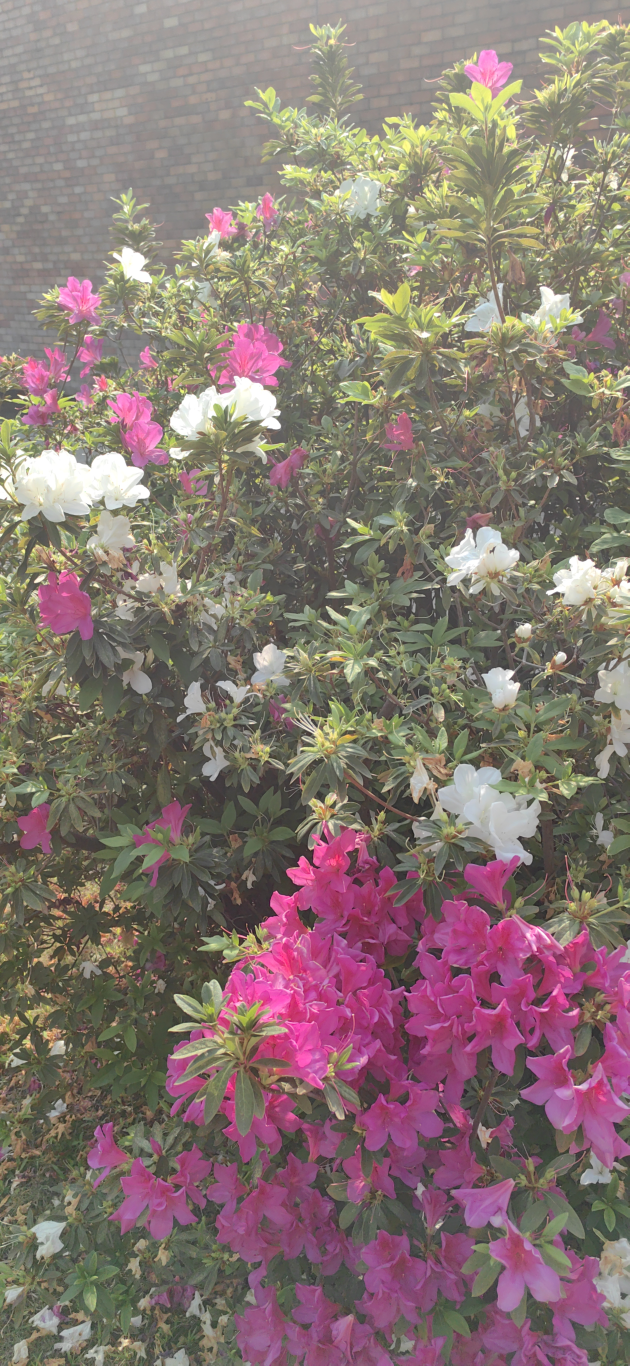
#> input picture data/train/Azalea/IMG_20260322_153201.jpg, 1888 x 4096 px, found by its file name (shown at 1/3 size); its folder holds only this picture in this run
$ python 'train_V2(OLD).py'
#> lines starting #> are read from the running program, lines starting #| are printed output that depends on the picture
import os
import csv
import cv2
import joblib
import random
import numpy as np
import matplotlib.pyplot as plt

from skimage.feature import hog, local_binary_pattern
from sklearn.model_selection import GridSearchCV, StratifiedKFold
from sklearn.pipeline import Pipeline
from sklearn.preprocessing import StandardScaler
from sklearn.svm import SVC

# Global Settings
IMG_SIZE = (128, 128)
VALID_EXTENSIONS = {".jpg", ".jpeg", ".png"}
RANDOM_SEED = 4423

# Fixed color setting for V2
COLOR_BINS = (12,12,12)

# Default final feature setting
HOG_PIXELS_PER_CELL = (24,24)
HOG_ORIENTATIONS = 9
USE_LBP = True

# Default final SVM setting
DEFAULT_BEST_PARAMS = {
    "classifier__C": 10,
    "classifier__gamma": 0.0001
}


# Utilities
def set_random_seed(seed=RANDOM_SEED):
    random.seed(seed)
    np.random.seed(seed)


def ensure_dir(path):
    os.makedirs(path, exist_ok=True)

# Feature Extraction
def extract_color(image):
    image = cv2.resize(image, IMG_SIZE)
    hist = cv2.calcHist(
        [image],
        [0, 1, 2],
        None,
        COLOR_BINS,
        [0, 256, 0, 256, 0, 256]
    )
    hist = cv2.normalize(hist, hist).flatten()
    return hist.astype(np.float32)


def extract_hog(image):
    image = cv2.resize(image, IMG_SIZE)
    gray = cv2.cvtColor(image, cv2.COLOR_BGR2GRAY)

    features = hog(
        gray,
        orientations=HOG_ORIENTATIONS,
        pixels_per_cell=HOG_PIXELS_PER_CELL,
        cells_per_block=(2, 2),
        feature_vector=True
    )
    return features.astype(np.float32)


# [16 lines left out: function extract_lbp, not called in this run]


def extract_features(image):
    feature_color = extract_color(image)
    feature_hog = extract_hog(image)

    if USE_LBP:
        feature_lbp = extract_lbp(image)
        feature = np.hstack([feature_color, feature_hog, feature_lbp]).astype(np.float32)
    else:
        feature = np.hstack([feature_color, feature_hog]).astype(np.float32)

    return feature

# Data Augmentation
# [28 lines left out: functions rotate_image, adjust_brightness, generate_augmented_images, not called in this run]

# Dataset Reading
def read_dataset(data_dir, augment=False, return_filepaths=False):
#> called with data_dir = 'data/train', augment = False, return_filepaths = False
    features = []
    labels = []
    class_names = []
    filepaths=[]

    # if not os.path.exists(data_dir):
    #     print(f"cannot find directory: {data_dir}")
    #     return np.array(features, dtype=np.float32), np.array(labels), class_names
    if not os.path.exists(data_dir):
        print(f"cannot find directory: {data_dir}")
        if return_filepaths:
            return np.array(features, dtype=np.float32), np.array(labels), filepaths, class_names
        return np.array(features, dtype=np.float32), np.array(labels), class_names
    for name in sorted(os.listdir(data_dir)):
        full_path = os.path.join(data_dir, name)
        if os.path.isdir(full_path):
            class_names.append(name)

    for class_name in class_names:
        class_dir = os.path.join(data_dir, class_name)

        for filename in sorted(os.listdir(class_dir)):
            filepath = os.path.join(class_dir, filename)

            if not os.path.isfile(filepath):
                continue

            ext = os.path.splitext(filename)[1].lower()
            if ext not in VALID_EXTENSIONS:
                continue

            image = cv2.imread(filepath)
#> image is the input picture: shape (4096, 1888, 3); mean B, G, R 113.5, 118.5, 135.1
            if image is None:
                print(f"warning: cannot read {filepath}")
                continue

            image_list = generate_augmented_images(image) if augment else [image]
#> image_list = 1 item

            for img in image_list:
                features.append(extract_features(img))
                labels.append(class_name)
                if return_filepaths:
                    filepaths.append(filepath)
#> this loop made 1 pass
#> pass 1, in extract_color, `image = cv2.resize(image, IMG_SIZE)`:
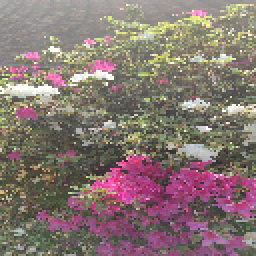
#> image: shape (128, 128, 3) (shown 2 times larger); mean of channels 0, 1, 2 113.3, 118.2, 134.8; drawn as B, G, R
#> pass 1, in extract_hog, `gray = cv2.cvtColor(image, cv2.COLOR_BGR2GRAY)`:
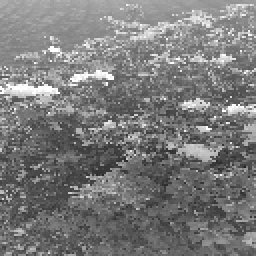
#> gray: shape (128, 128) (shown 2 times larger); min 32, max 255, mean 122.6
#> after the loop, features = 1 item; filepaths = []; labels = ['Azalea']
    if return_filepaths:
        return np.array(features, dtype=np.float32), np.array(labels), filepaths, class_names
    return np.array(features, dtype=np.float32), np.array(labels), class_names
# Model Building
def build_search_model(param_grid=None):
    pipeline = Pipeline([
        ("standardize", StandardScaler()),
        ("classifier", SVC(kernel="rbf"))
    ])

    if param_grid is None:
        param_grid = {
            "classifier__C": [0.1, 1, 10, 50],
            "classifier__gamma": ["scale", 0.01, 0.001, 0.0001, 0.00001]
        }

    cv = StratifiedKFold(
        n_splits=5,
        shuffle=True,
        random_state=RANDOM_SEED
    )

    search = GridSearchCV(
        estimator=pipeline,
        param_grid=param_grid,
        scoring="accuracy",
        cv=cv,
        n_jobs=-1,
        verbose=1
    )
    return search


# [81 lines left out: functions build_final_model, save_search_results_csv, plot_search_results, not called in this run]

# Feature Search
def run_feature_search(color_bin_options, pixel_options, orientation_options, lbp_options, svm_param_grid):
    global COLOR_BINS, HOG_PIXELS_PER_CELL, HOG_ORIENTATIONS, USE_LBP

    train_dir = "data/train"
    best_score = -1
    best_setting = None
    results = []

    for color_bin in color_bin_options:
        for pixels in pixel_options:
            for ori in orientation_options:
                for use_lbp in lbp_options:
                    COLOR_BINS = (color_bin, color_bin, color_bin)
                    HOG_PIXELS_PER_CELL = pixels
                    HOG_ORIENTATIONS = ori
                    USE_LBP = use_lbp

                    print("\n==============================")
                    print("testing setting:")
                    print("COLOR_BINS =", COLOR_BINS)
                    print("pixels_per_cell =", HOG_PIXELS_PER_CELL)
                    print("orientations =", HOG_ORIENTATIONS)
                    print("use_lbp =", USE_LBP)

                    features_train, labels_train, _ = read_dataset(train_dir, augment=False)

                    print("train samples:", len(features_train))
                    print("feature shape:", features_train.shape)
#| feature shape: (3, 2304)

                    search = build_search_model(param_grid=svm_param_grid)
#> (the run stopped early here; a loop or call above may not have finished)

$ run again, on data/train/Bamboo/IMG_20260322_150507.jpg
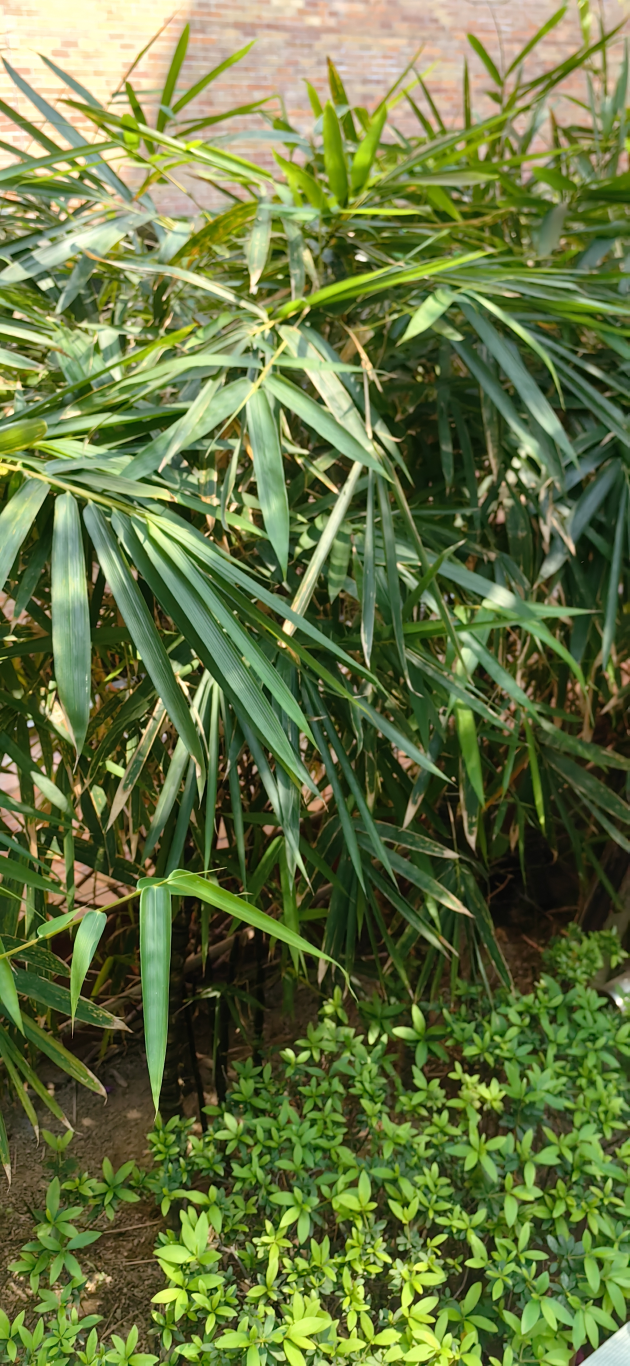
#> input picture data/train/Bamboo/IMG_20260322_150507.jpg, 1888 x 4096 px, found by its file name (shown at 1/3 size)
#> in read_dataset, image is the input picture: shape (4096, 1888, 3); mean B, G, R 65.9, 116.6, 101.9
#> image_list = 1 item
#> the loop in read_dataset, `for img in image_list:` made 1 pass
#> pass 1, in extract_color, `image = cv2.resize(image, IMG_SIZE)`:
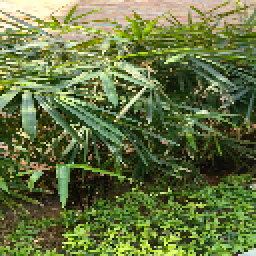
#> image: shape (128, 128, 3) (shown 2 times larger); mean of channels 0, 1, 2 65.7, 116.4, 101.6; drawn as B, G, R
#> pass 1, in extract_hog, `gray = cv2.cvtColor(image, cv2.COLOR_BGR2GRAY)`:
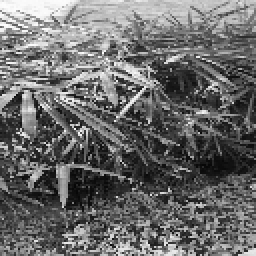
#> gray: shape (128, 128) (shown 2 times larger); min 5, max 254, mean 106.2
#> after the loop in read_dataset, `for img in image_list:`: filepaths = []; labels = ['Bamboo']
#| feature shape: (3, 2304)

$ run again, on data/train/Azalea/IMG_20260322_153747.jpg
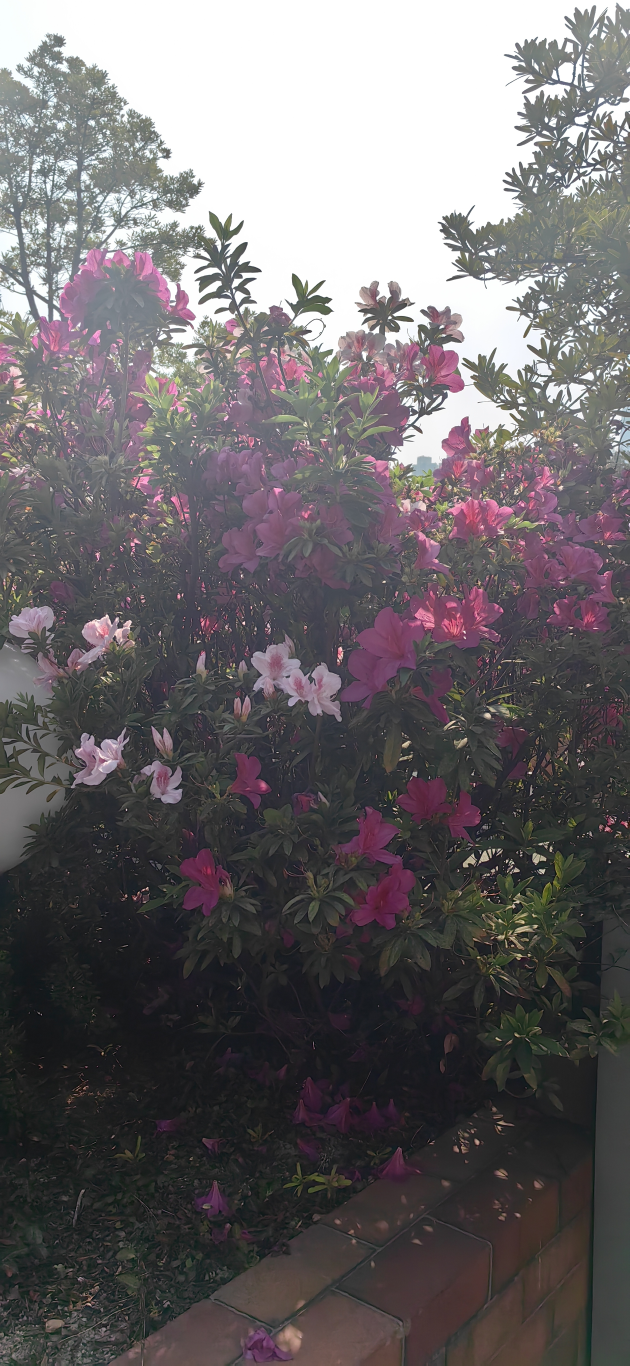
#> input picture data/train/Azalea/IMG_20260322_153747.jpg, 1888 x 4096 px, found by its file name (shown at 1/3 size)
#> in read_dataset, image is the input picture: shape (4096, 1888, 3); mean B, G, R 105.5, 103.2, 107.4
#> image_list = 1 item
#> the loop in read_dataset, `for img in image_list:` made 1 pass
#> pass 1, in extract_color, `image = cv2.resize(image, IMG_SIZE)`:
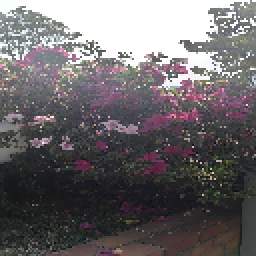
#> image: shape (128, 128, 3) (shown 2 times larger); mean of channels 0, 1, 2 105.7, 103.3, 107.5; drawn as B, G, R
#> pass 1, in extract_hog, `gray = cv2.cvtColor(image, cv2.COLOR_BGR2GRAY)`:
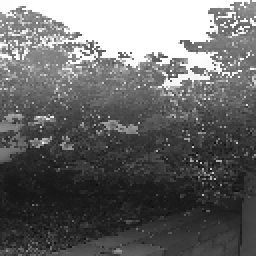
#> gray: shape (128, 128) (shown 2 times larger); min 12, max 255, mean 104.8
#> after the loop in read_dataset, `for img in image_list:`: filepaths = []; labels = ['Azalea']
#| feature shape: (3, 2304)
